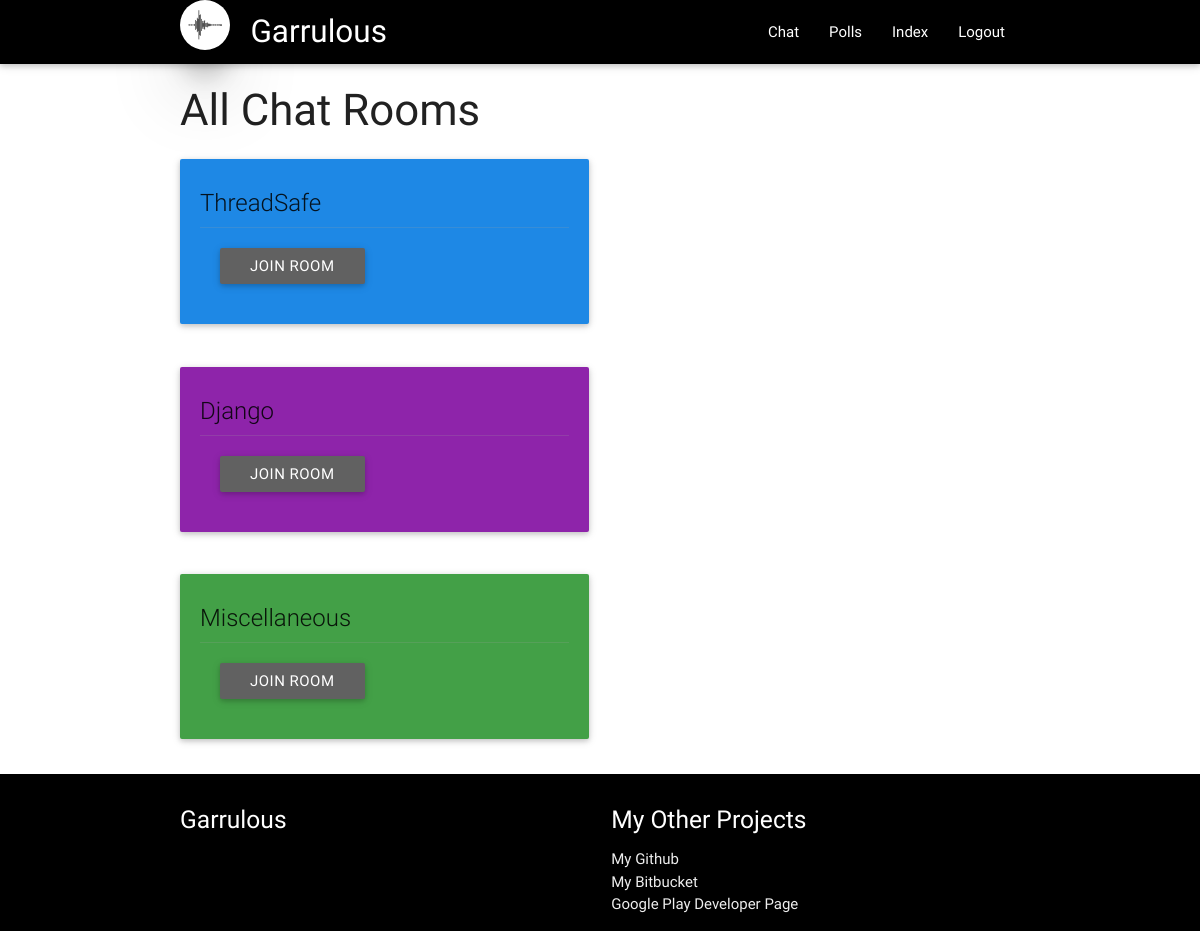
The page /chat/ (signed in) on the database its author committed.
### chat/models.py (models this page shows, shortened)
class Chat_Room(models.Model):
	title = models.CharField(max_length=200)
	color = models.ForeignKey(Color, default=None, on_delete=models.CASCADE, null=True)

### chat/views.py (the view)
@login_required
def view_all_rooms(request):
	chat_rooms = Chat_Room.objects.all()
	context = { "chat_rooms" : chat_rooms }
	return render(request, "chat/all.html", context)

### chat/models.py (called while the page is built)
	def getMaterializeClass(self):
		return self.title.lower().replace(" ","-")

	def getDarkened(self,num):
		return self.getMaterializeClass()+" darken-"+str(num)

	def getDarkened1(self):
		return self.getDarkened(1)

### chat/templates/chat/all.html
{% extends 'chat/base.html' %}
{% block body_block %}
<div class="container">
	<h3>All Chat Rooms</h3>
	{% for room in chat_rooms %}
		<div class="row">
			<div class="col s12 m6">
				{% if room.color %}
					<div class="card hoverable {{ room.color.getDarkened1 }}">
				{% else %}
					<div class="card hoverable grey">
				{% endif%}
					<div class="card-content">
						<span class="card-title">{{ room.title }}</span>
						<div class="card-action">
							<a class="waves-effect waves-light grey darken-2 btn" href="/chat/{{room.title}}/">Join Room</a>
						</div>
					</div>
				</div>
			</div>
		</div>
	{% endfor %}
</div>
{% endblock %}

### rows shown on the page
Chat_Room: title "ThreadSafe"
Chat_Room: title "Django"
Chat_Room: title "Miscellaneous"
